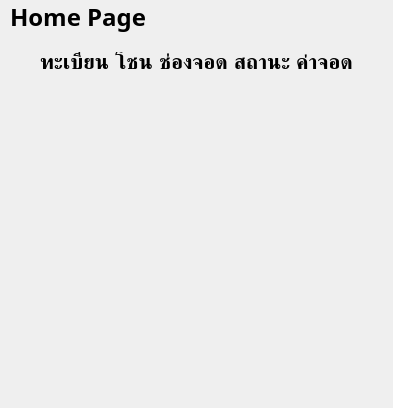
         <widget class="QWidget" name="home_page">
          <layout class="QVBoxLayout" name="verticalLayout_6">
           <property name="spacing">
            <number>0</number>
           </property>
           <property name="leftMargin">
            <number>0</number>
           </property>
           <property name="topMargin">
            <number>0</number>
           </property>
           <property name="rightMargin">
            <number>0</number>
           </property>
           <property name="bottomMargin">
            <number>0</number>
           </property>
           <item>
            <widget class="QFrame" name="home_header_frame">
             <property name="maximumSize">
              <size>
               <width>16777215</width>
               <height>60</height>
              </size>
             </property>
             <property name="frameShape">
              <enum>QFrame::NoFrame</enum>
             </property>
             <property name="frameShadow">
              <enum>QFrame::Raised</enum>
             </property>
             <property name="lineWidth">
              <number>0</number>
             </property>
             <layout class="QHBoxLayout" name="horizontalLayout_4">
              <property name="spacing">
               <number>0</number>
              </property>
              <property name="leftMargin">
               <number>10</number>
              </property>
              <property name="topMargin">
               <number>0</number>
              </property>
              <property name="rightMargin">
               <number>0</number>
              </property>
              <property name="bottomMargin">
               <number>0</number>
              </property>
              <item>
               <widget class="QLabel" name="homelabel">
                <property name="maximumSize">
                 <size>
                  <width>16777215</width>
                  <height>60</height>
                 </size>
                </property>
                <property name="font">
                 <font>
                  <family>Mitr SemiBold</family>
                  <pointsize>18</pointsize>
                  <weight>75</weight>
                  <bold>true</bold>
                 </font>
                </property>
                <property name="text">
                 <string>Home Page</string>
                </property>
                <property name="scaledContents">
                 <bool>false</bool>
                </property>
                <property name="alignment">
                 <set>Qt::AlignLeading|Qt::AlignLeft|Qt::AlignVCenter</set>
                </property>
               </widget>
              </item>
             </layout>
            </widget>
           </item>
           <item>
            <widget class="QFrame" name="hom_content_frame">
             <property name="font">
              <font>
               <family>Mitr SemiBold</family>
              </font>
             </property>
             <property name="frameShape">
              <enum>QFrame::NoFrame</enum>
             </property>
             <property name="frameShadow">
              <enum>QFrame::Raised</enum>
             </property>
             <layout class="QVBoxLayout" name="verticalLayout_33">
              <property name="spacing">
               <number>15</number>
              </property>
              <property name="leftMargin">
               <number>20</number>
              </property>
              <property name="rightMargin">
               <number>20</number>
              </property>
              <property name="bottomMargin">
               <number>15</number>
              </property>
              <item>
               <widget class="QFrame" name="frame_31">
                <property name="font">
                 <font>
                  <family>Mitr SemiBold</family>
                  <pointsize>16</pointsize>
                  <weight>75</weight>
                  <bold>true</bold>
                 </font>
                </property>
                <property name="frameShape">
                 <enum>QFrame::NoFrame</enum>
                </property>
                <property name="frameShadow">
                 <enum>QFrame::Raised</enum>
                </property>
                <layout class="QHBoxLayout" name="horizontalLayout_19">
                 <property name="leftMargin">
                  <number>20</number>
                 </property>
                 <property name="rightMargin">
                  <number>20</number>
                 </property>
                 <item>
                  <widget class="QLabel" name="show_label1">
                   <property name="font">
                    <font>
                     <family>Mitr SemiBold</family>
                     <pointsize>16</pointsize>
                    </font>
                   </property>
                   <property name="text">
                    <string>ทะเบียน</string>
                   </property>
                   <property name="alignment">
                    <set>Qt::AlignCenter</set>
                   </property>
                  </widget>
                 </item>
                 <item>
                  <widget class="QLabel" name="show_label2">
                   <property name="font">
                    <font>
                     <family>Mitr SemiBold</family>
                     <pointsize>16</pointsize>
                    </font>
                   </property>
                   <property name="text">
                    <string>โชน</string>
                   </property>
                   <property name="alignment">
                    <set>Qt::AlignCenter</set>
                   </property>
                  </widget>
                 </item>
                 <item>
                  <widget class="QLabel" name="show_label3">
                   <property name="font">
                    <font>
                     <family>Mitr SemiBold</family>
                     <pointsize>16</pointsize>
                    </font>
                   </property>
                   <property name="text">
                    <string>ช่องจอด</string>
                   </property>
                   <property name="alignment">
                    <set>Qt::AlignCenter</set>
                   </property>
                  </widget>
                 </item>
                 <item>
                  <widget class="QLabel" name="show_label4">
                   <property name="font">
                    <font>
                     <family>Mitr SemiBold</family>
                     <pointsize>16</pointsize>
                    </font>
                   </property>
                   <property name="text">
                    <string>สถานะ</string>
                   </property>
                   <property name="alignment">
                    <set>Qt::AlignCenter</set>
                   </property>
                  </widget>
                 </item>
                 <item>
                  <widget class="QLabel" name="show_label5">
                   <property name="font">
                    <font>
                     <family>Mitr SemiBold</family>
                     <pointsize>16</pointsize>
                    </font>
                   </property>
                   <property name="text">
                    <string>ค่าจอด</string>
                   </property>
                   <property name="alignment">
                    <set>Qt::AlignCenter</set>
                   </property>
                  </widget>
                 </item>
                </layout>
               </widget>
              </item>
              <item>
               <widget class="QFrame" name="frame_32">
                <property name="font">
                 <font>
                  <family>Mitr SemiBold</family>
                 </font>
                </property>
                <property name="frameShape">
                 <enum>QFrame::NoFrame</enum>
                </property>
                <property name="frameShadow">
                 <enum>QFrame::Raised</enum>
                </property>
                <layout class="QHBoxLayout" name="horizontalLayout_20">
                 <property name="leftMargin">
                  <number>20</number>
                 </property>
                 <property name="rightMargin">
                  <number>20</number>
                 </property>
                 <item>
                  <widget class="QLabel" name="label_35">
                   <property name="font">
                    <font>
                     <family>Mitr SemiBold</family>
                     <pointsize>16</pointsize>
                    </font>
                   </property>
                   <property name="text">
                    <string/>
                   </property>
                   <property name="alignment">
                    <set>Qt::AlignCenter</set>
                   </property>
                  </widget>
                 </item>
                 <item>
                  <widget class="QLabel" name="label_36">
                   <property name="font">
                    <font>
                     <family>Mitr SemiBold</family>
                     <pointsize>16</pointsize>
                    </font>
                   </property>
                   <property name="text">
                    <string/>
                   </property>
                   <property name="alignment">
                    <set>Qt::AlignCenter</set>
                   </property>
                  </widget>
                 </item>
                 <item>
                  <widget class="QLabel" name="label_37">
                   <property name="font">
                    <font>
                     <family>Mitr SemiBold</family>
                     <pointsize>16</pointsize>
                    </font>
                   </property>
                   <property name="text">
                    <string/>
                   </property>
                   <property name="alignment">
                    <set>Qt::AlignCenter</set>
                   </property>
                  </widget>
                 </item>
                 <item>
                  <widget class="QLabel" name="label_38">
                   <property name="font">
                    <font>
                     <family>Mitr SemiBold</family>
                     <pointsize>16</pointsize>
                    </font>
                   </property>
                   <property name="text">
                    <string/>
                   </property>
                   <property name="alignment">
                    <set>Qt::AlignCenter</set>
                   </property>
                  </widget>
                 </item>
                 <item>
                  <widget class="QLabel" name="label_39">
                   <property name="font">
                    <font>
                     <family>Mitr SemiBold</family>
                     <pointsize>16</pointsize>
                    </font>
                   </property>
                   <property name="text">
                    <string/>
                   </property>
                   <property name="alignment">
                    <set>Qt::AlignCenter</set>
                   </property>
                  </widget>
                 </item>
                </layout>
               </widget>
              </item>
              <item>
               <widget class="QFrame" name="frame_33">
                <property name="frameShape">
                 <enum>QFrame::NoFrame</enum>
                </property>
                <property name="frameShadow">
                 <enum>QFrame::Raised</enum>
                </property>
                <layout class="QHBoxLayout" name="horizontalLayout_21">
                 <property name="leftMargin">
                  <number>20</number>
                 </property>
                 <property name="rightMargin">
                  <number>20</number>
                 </property>
                 <item>
                  <widget class="QLabel" name="label_40">
                   <property name="font">
                    <font>
                     <family>Mitr SemiBold</family>
                     <pointsize>16</pointsize>
                    </font>
                   </property>
                   <property name="text">
                    <string/>
                   </property>
                   <property name="alignment">
                    <set>Qt::AlignCenter</set>
                   </property>
                  </widget>
                 </item>
                 <item>
                  <widget class="QLabel" name="label_41">
                   <property name="font">
                    <font>
                     <family>Mitr SemiBold</family>
                     <pointsize>16</pointsize>
                    </font>
                   </property>
                   <property name="text">
                    <string/>
                   </property>
                   <property name="alignment">
                    <set>Qt::AlignCenter</set>
                   </property>
                  </widget>
                 </item>
                 <item>
                  <widget class="QLabel" name="label_42">
                   <property name="font">
                    <font>
                     <family>Mitr SemiBold</family>
                     <pointsize>16</pointsize>
                    </font>
                   </property>
                   <property name="text">
                    <string/>
                   </property>
                   <property name="alignment">
                    <set>Qt::AlignCenter</set>
                   </property>
                  </widget>
                 </item>
                 <item>
                  <widget class="QLabel" name="label_43">
                   <property name="font">
                    <font>
                     <family>Mitr SemiBold</family>
                     <pointsize>16</pointsize>
                    </font>
                   </property>
                   <property name="text">
                    <string/>
                   </property>
                   <property name="alignment">
                    <set>Qt::AlignCenter</set>
                   </property>
                  </widget>
                 </item>
                 <item>
                  <widget class="QLabel" name="label_44">
                   <property name="font">
                    <font>
                     <family>Mitr SemiBold</family>
                     <pointsize>16</pointsize>
                    </font>
                   </property>
                   <property name="text">
                    <string/>
                   </property>
                   <property name="alignment">
                    <set>Qt::AlignCenter</set>
                   </property>
                  </widget>
                 </item>
                </layout>
               </widget>
              </item>
              <item>
               <widget class="QFrame" name="frame_34">
                <property name="frameShape">
                 <enum>QFrame::NoFrame</enum>
                </property>
                <property name="frameShadow">
                 <enum>QFrame::Raised</enum>
                </property>
                <layout class="QHBoxLayout" name="horizontalLayout_22">
                 <property name="leftMargin">
                  <number>20</number>
                 </property>
                 <property name="rightMargin">
                  <number>20</number>
                 </property>
                 <item>
                  <widget class="QLabel" name="label_45">
                   <property name="font">
                    <font>
                     <family>Mitr SemiBold</family>
                     <pointsize>16</pointsize>
                    </font>
                   </property>
                   <property name="text">
                    <string/>
                   </property>
                   <property name="alignment">
                    <set>Qt::AlignCenter</set>
                   </property>
                  </widget>
                 </item>
                 <item>
                  <widget class="QLabel" name="label_46">
                   <property name="font">
                    <font>
                     <family>Mitr SemiBold</family>
                     <pointsize>16</pointsize>
                    </font>
                   </property>
                   <property name="text">
                    <string/>
                   </property>
                   <property name="alignment">
                    <set>Qt::AlignCenter</set>
                   </property>
                  </widget>
                 </item>
                 <item>
                  <widget class="QLabel" name="label_47">
                   <property name="font">
                    <font>
                     <family>Mitr SemiBold</family>
                     <pointsize>16</pointsize>
                    </font>
                   </property>
                   <property name="text">
                    <string/>
                   </property>
                   <property name="alignment">
                    <set>Qt::AlignCenter</set>
                   </property>
                  </widget>
                 </item>
                 <item>
                  <widget class="QLabel" name="label_48">
                   <property name="font">
                    <font>
                     <family>Mitr SemiBold</family>
                     <pointsize>16</pointsize>
                    </font>
                   </property>
                   <property name="text">
                    <string/>
                   </property>
                   <property name="alignment">
                    <set>Qt::AlignCenter</set>
                   </property>
                  </widget>
                 </item>
                 <item>
                  <widget class="QLabel" name="label_49">
                   <property name="font">
                    <font>
                     <family>Mitr SemiBold</family>
                     <pointsize>16</pointsize>
                    </font>
                   </property>
                   <property name="text">
                    <string/>
                   </property>
                   <property name="alignment">
                    <set>Qt::AlignCenter</set>
                   </property>
                  </widget>
                 </item>
                </layout>
               </widget>
              </item>
              <item>
               <widget class="QFrame" name="frame_35">
                <property name="frameShape">
                 <enum>QFrame::NoFrame</enum>
                </property>
                <property name="frameShadow">
                 <enum>QFrame::Raised</enum>
                </property>
                <layout class="QHBoxLayout" name="horizontalLayout_23">
                 <property name="leftMargin">
                  <number>20</number>
                 </property>
                 <property name="rightMargin">
                  <number>20</number>
                 </property>
                 <item>
                  <widget class="QLabel" name="label_50">
                   <property name="font">
                    <font>
                     <family>Mitr SemiBold</family>
                     <pointsize>16</pointsize>
                    </font>
                   </property>
                   <property name="text">
                    <string/>
                   </property>
                   <property name="alignment">
                    <set>Qt::AlignCenter</set>
                   </property>
                  </widget>
                 </item>
                 <item>
                  <widget class="QLabel" name="label_51">
                   <property name="font">
                    <font>
                     <family>Mitr SemiBold</family>
                     <pointsize>16</pointsize>
                    </font>
                   </property>
                   <property name="text">
                    <string/>
                   </property>
                   <property name="alignment">
                    <set>Qt::AlignCenter</set>
                   </property>
                  </widget>
                 </item>
                 <item>
                  <widget class="QLabel" name="label_52">
                   <property name="font">
                    <font>
                     <family>Mitr SemiBold</family>
                     <pointsize>16</pointsize>
                    </font>
                   </property>
                   <property name="text">
                    <string/>
                   </property>
                   <property name="alignment">
                    <set>Qt::AlignCenter</set>
                   </property>
                  </widget>
                 </item>
                 <item>
                  <widget class="QLabel" name="label_53">
                   <property name="font">
                    <font>
                     <family>Mitr SemiBold</family>
                     <pointsize>16</pointsize>
                    </font>
                   </property>
                   <property name="text">
                    <string/>
                   </property>
                   <property name="alignment">
                    <set>Qt::AlignCenter</set>
                   </property>
                  </widget>
                 </item>
                 <item>
                  <widget class="QLabel" name="label_54">
                   <property name="font">
                    <font>
                     <family>Mitr SemiBold</family>
                     <pointsize>16</pointsize>
                    </font>
                   </property>
                   <property name="text">
                    <string/>
                   </property>
                   <property name="alignment">
                    <set>Qt::AlignCenter</set>
                   </property>
                  </widget>
                 </item>
                </layout>
               </widget>
              </item>
              <item>
               <widget class="QFrame" name="frame_36">
                <property name="frameShape">
                 <enum>QFrame::NoFrame</enum>
                </property>
                <property name="frameShadow">
                 <enum>QFrame::Raised</enum>
                </property>
                <layout class="QHBoxLayout" name="horizontalLayout_24">
                 <property name="leftMargin">
                  <number>20</number>
                 </property>
                 <property name="rightMargin">
                  <number>20</number>
                 </property>
                 <item>
                  <widget class="QLabel" name="label_55">
                   <property name="font">
                    <font>
                     <family>Mitr SemiBold</family>
                     <pointsize>16</pointsize>
                    </font>
                   </property>
                   <property name="text">
                    <string/>
                   </property>
                   <property name="alignment">
                    <set>Qt::AlignCenter</set>
                   </property>
                  </widget>
                 </item>
                 <item>
                  <widget class="QLabel" name="label_56">
                   <property name="font">
                    <font>
                     <family>Mitr SemiBold</family>
                     <pointsize>16</pointsize>
                    </font>
                   </property>
                   <property name="text">
                    <string/>
                   </property>
                   <property name="alignment">
                    <set>Qt::AlignCenter</set>
                   </property>
                  </widget>
                 </item>
                 <item>
                  <widget class="QLabel" name="label_57">
                   <property name="font">
                    <font>
                     <family>Mitr SemiBold</family>
                     <pointsize>16</pointsize>
                    </font>
                   </property>
                   <property name="text">
                    <string/>
                   </property>
                   <property name="alignment">
                    <set>Qt::AlignCenter</set>
                   </property>
                  </widget>
                 </item>
                 <item>
                  <widget class="QLabel" name="label_58">
                   <property name="font">
                    <font>
                     <family>Mitr SemiBold</family>
                     <pointsize>16</pointsize>
                    </font>
                   </property>
                   <property name="text">
                    <string/>
                   </property>
                   <property name="alignment">
                    <set>Qt::AlignCenter</set>
                   </property>
                  </widget>
                 </item>
                 <item>
                  <widget class="QLabel" name="label_59">
                   <property name="font">
                    <font>
                     <family>Mitr SemiBold</family>
                     <pointsize>16</pointsize>
                    </font>
                   </property>
                   <property name="text">
                    <string/>
                   </property>
                   <property name="alignment">
                    <set>Qt::AlignCenter</set>
                   </property>
                  </widget>
                 </item>
                </layout>
               </widget>
              </item>
             </layout>
            </widget>
           </item>
          </layout>
         </widget>
